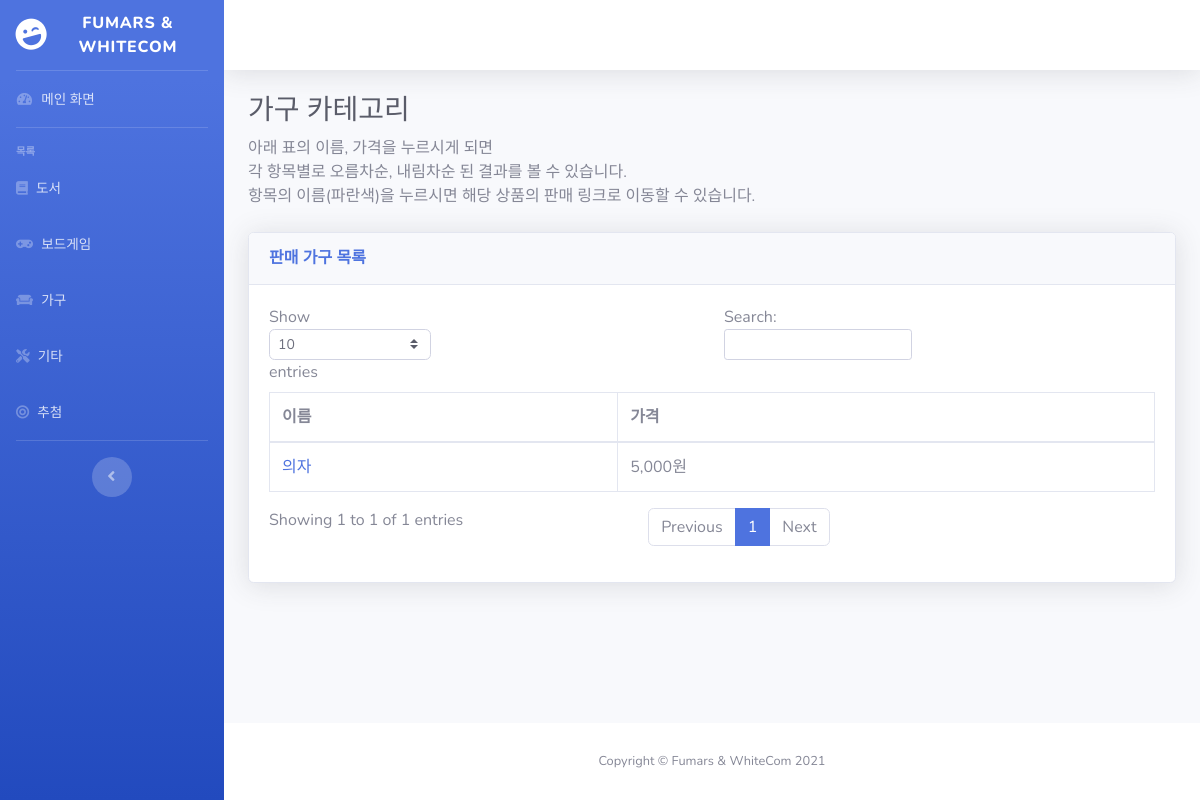
Page /furnitureList on the earlier database version.
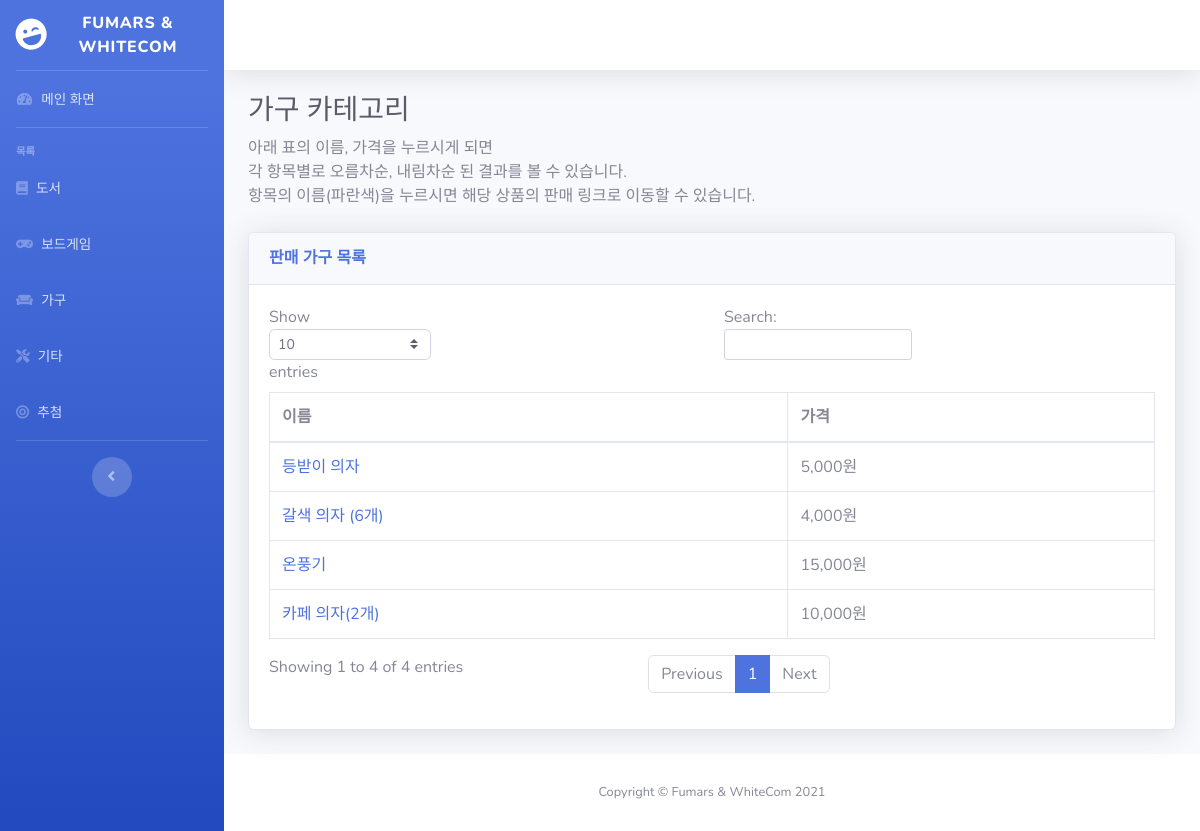
Same page on the later database version.
### auction/models.py (models this page shows, shortened)
class Furniture(models.Model):
	name = models.CharField(
			default = "",
			max_length = 100,
			help_text = "가구 이름을 입력하세요"
		)
	quantity = models.IntegerField(
			default = 1,
			help_text = "수량"
		)
	origin_price = models.IntegerField(
			default = 0,
			help_text = "원래 금액"
		)
	price = models.IntegerField(
			default = 0,
			help_text = "판매 금액"
		)
	image = models.ImageField(
			upload_to = 'images/furniture',
			blank = True,
			null = True,
			help_text='가구의 이미지를 업로드하세요'
		)
	people = models.ManyToManyField(
			Person,
			blank = True,
			help_text = '해당 가구를 선택한 사람들의 목록입니다.'
		)

### auction/views.py (the view)
# urls.py: path('furnitureList', auction.views.furniture_list, name = 'furniture_list'),
def furniture_list(request):
	furniture_list = Furniture.objects.all()
	return render(request, 'furnitureList.html', {
										 'furniture_list':furniture_list,
										})

### auction/templates/furnitureList.html
{% extends './base.html' %}
{% load static %}
{% load humanize %}
{% block content %}
                    <h1 class="h3 mb-2 text-gray-800">가구 카테고리</h1>
                    <p class="mb-4">
                        아래 표의 이름, 가격을 누르시게 되면<br>
                        각 항목별로 오름차순, 내림차순 된 결과를 볼 수 있습니다.<br>
                        항목의 이름(파란색)을 누르시면 해당 상품의 판매 링크로 이동할 수 있습니다.
                    </p>
                    <div class="card shadow mb-4">
                        <div class="card-header py-3">
                            <h6 class="m-0 font-weight-bold text-primary">판매 가구 목록</h6>
                        </div>
                        <div class="card-body">
                            <div class="table-responsive">
                                <table class="table table-bordered" id="dataTable" width="100%" cellspacing="0">
                                    <thead>
                                        <tr>
                                            <th>이름</th>
                                            <th>가격</th>
                                        </tr>
                                    </thead>
                                    <tbody>
                                        {% for furniture in furniture_list %}
                                        <tr>
                                            <td><a href="furniture/{{furniture.id}}">{{furniture.name}}</td>
                                            <td>{{furniture.price | intcomma }}원</td>
                                        </tr>
                                        {% endfor %}
                                    </tbody>
                                </table>
                            </div>
                        </div>
                    </div>
{% endblock %}

Differences in the rows shown:
removed Furniture: name "의자", price "5,000"
added Furniture: name "갈색 의자 (6개)", price "4,000"
added Furniture: name "등받이 의자", price "5,000"
added Furniture: name "카페 의자(2개)", price "10,000"
added Furniture: name "온풍기", price "15,000"
Other differences:
text written by a page script: "Show entries Search: Showing 1 to 1 of 1 entries Previous 1 Next" → "Show entries Search: Showing 1 to 4 of 4 entries Previous 1 Next"
